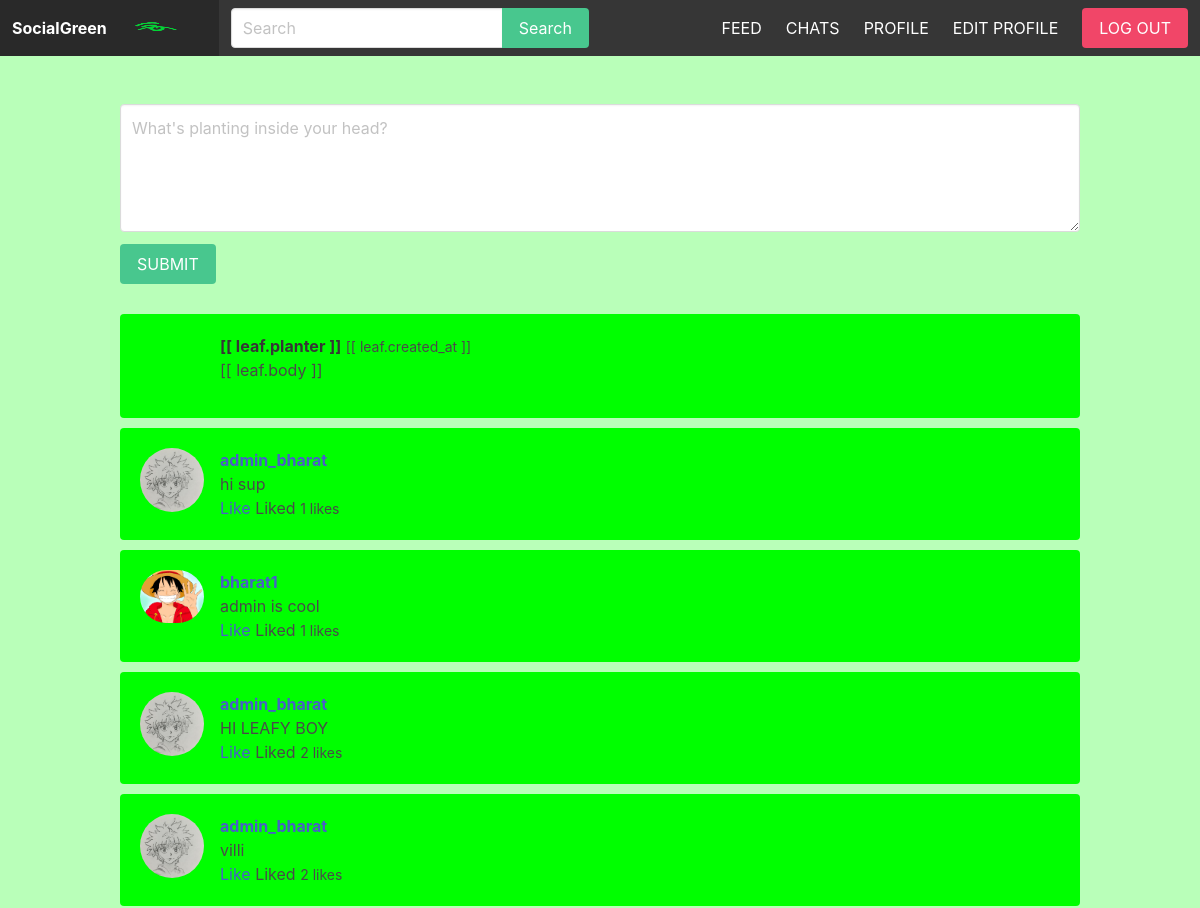
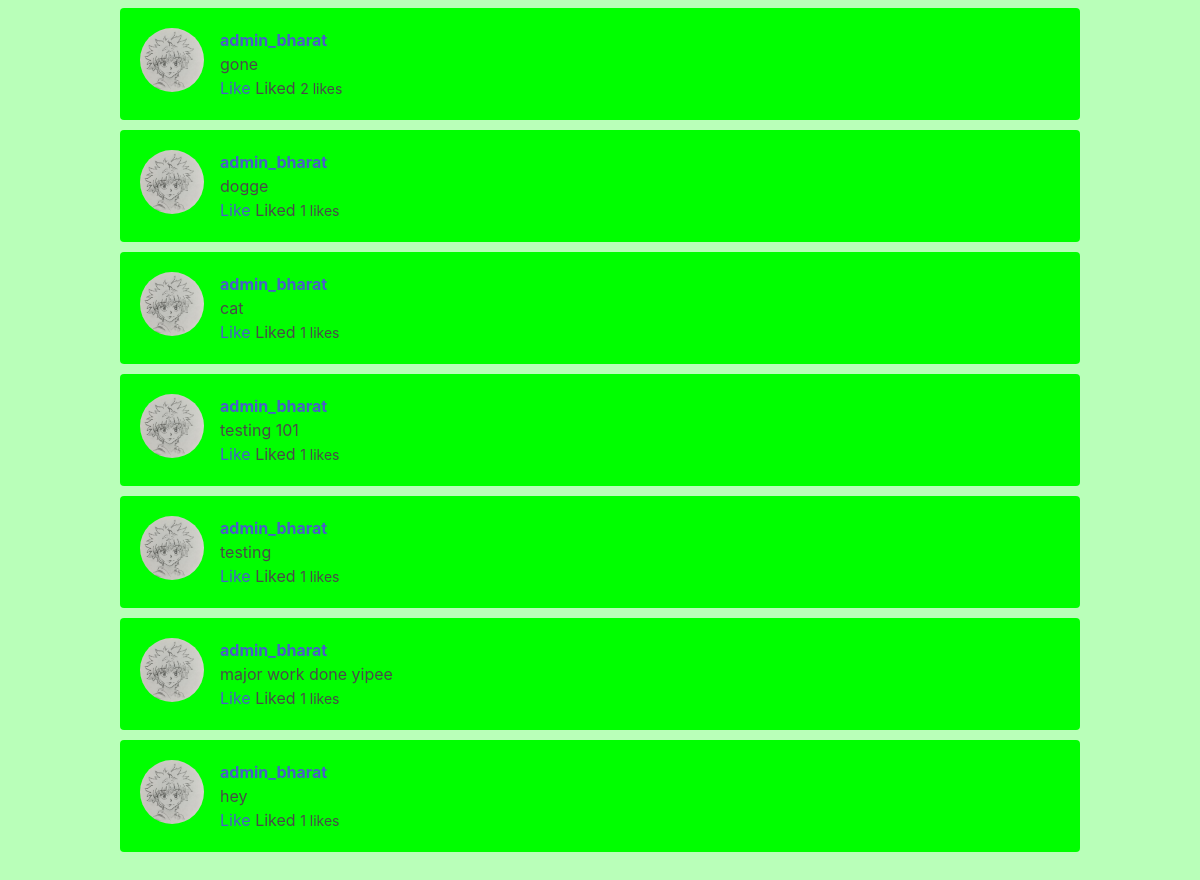
/feed/ (signed in), run on the app's committed database (2 pictures, top to bottom).
### apps/feed/models.py (models this page shows)
class Leaf(models.Model):
    body = models.CharField(max_length=250)
    created_by = models.ForeignKey(
        User, related_name='leafs', on_delete=models.CASCADE)
    created_at = models.DateTimeField(auto_now_add=True)
    class Meta:
        ordering = ('-created_at', )

### apps/socialgreenprofile/models.py (models this page shows)
class SocialgreenProfile(models.Model):
    user = models.OneToOneField(User, on_delete=models.CASCADE)
    follows = models.ManyToManyField(
        'self', related_name='followed_by', symmetrical=False)
    avatar = models.ImageField(upload_to='uploads/', blank=True, null=True)

### apps/feed/views.py (the view)
# urls.py: path('feed/', feed, name='feed'),
@login_required
def feed(request):
    userids = [request.user.id]
    for planter in request.user.socialgreenprofile.follows.all():
        userids.append(planter.user.id)
    leafs = Leaf.objects.filter(created_by_id__in=userids)
    for leaf in leafs:
        likes = leaf.likes.filter(created_by_id=request.user.id)
        if likes.count() > 0:
            leaf.liked = True
        else:
            leaf.liked = False
    return render(request, 'feed/feed.html', {'leafs': leafs})

### apps/feed/templates/feed/feed.html (shortened to what this page needs)
{% extends 'core/base.html' %}
{% load humanize %}
{% block content %}
<div class="container" id="feedapp">
    <div class="columns">
        <div class="column is-12">
            <div class="wrapper-form">
                <form v-on:submit.prevent="submitLeaf()">
                    <div class="field">
                        <div class="control">
                            <textarea class="textarea" v-model="body"
                                placeholder="What's planting inside your head?"></textarea>
                        </div>
                    </div>
                    <div class="field">
                        <div class="control">
                            <button class="button is-success">SUBMIT</button>
                        </div>
                    </div>
                </form>
            </div>
            <div class="wrapper-leafs">
                <div class="leaf" v-for="leaf in leafs">
                    <article class="media">
                        <figure class="media-left">
                            <p class="image is-64x64">
                            </p>
                        </figure>
                        <div class="media-content">
                            <div class="content">
                                <p>
                                    <strong>[[ leaf.planter ]]</strong>
                                    <small>[[ leaf.created_at ]]</small>
                                    <br>
                                    [[ leaf.body ]]
                                </p>
                            </div>
                        </div>
                    </article>
                </div>
                {% for leaf in leafs %}
                <div class="leaf">
                    <article class="media">
                        <figure class="media-left">
                            <p class="image is-64x64">
                                {% if leaf.created_by.socialgreenprofile.avatar %}
                                <img class="is-rounded" src="{{ leaf.created_by.socialgreenprofile.avatar.url }}">
                                {% endif %}
                            </p>
                        </figure>
                        <div class="media-content">
                            <div class="content">
                                <p>
                                    <strong><a href="{% url 'socialgreenprofile' leaf.created_by.username %}">{{leaf.created_by.username }}</a></strong>
                                    <br>
                                    {{ leaf.body }}
                                    <br>
                                    <a @click="likeLeaf({{ leaf.id}})" v-if="!liked_leafs.includes({{ leaf.id }})">Like</a>
                                    <span v-if="liked_leafs.includes({{ leaf.id }})">Liked</span>
                                    <small id="likes-{{ leaf.id }}">{{ leaf.likes.count }} likes</small>
                                </p>
                            </div>
                        </div>
                    </article>
                </div>
                {% endfor %}
            </div>
        </div>
    </div>
</div>
{% endblock %}

### static/css/main.css (style rules this page uses)
body { background: rgb(185, 255, 185); }
.wrapper-leafs { margin-top: 30px; }
.wrapper-leafs .leaf { margin-bottom: 10px; padding: 20px; border-radius: 4px; background: rgb(0, 255, 0); }

### data on the page
Leaf: created_by.socialgreenprofile.avatar (picture), created_by.username "admin_bharat", body "hi sup", likes.count "1"
Leaf: created_by.socialgreenprofile.avatar (picture), created_by.username "bharat1", body "admin is cool", likes.count "1"
Leaf: created_by.socialgreenprofile.avatar (picture), created_by.username "admin_bharat", body "HI LEAFY BOY", likes.count "2"
Leaf: created_by.socialgreenprofile.avatar (picture), created_by.username "admin_bharat", body "villi", likes.count "2"
Leaf: created_by.socialgreenprofile.avatar (picture), created_by.username "admin_bharat", body "gone", likes.count "2"
Leaf: created_by.socialgreenprofile.avatar (picture), created_by.username "admin_bharat", body "dogge", likes.count "1"
Leaf: created_by.socialgreenprofile.avatar (picture), created_by.username "admin_bharat", body "cat", likes.count "1"
Leaf: created_by.socialgreenprofile.avatar (picture), created_by.username "admin_bharat", body "testing 101", likes.count "1"
Leaf: created_by.socialgreenprofile.avatar (picture), created_by.username "admin_bharat", body "testing", likes.count "1"
Leaf: created_by.socialgreenprofile.avatar (picture), created_by.username "admin_bharat", body "major work done yipee", likes.count "1"
Leaf: created_by.socialgreenprofile.avatar (picture), created_by.username "admin_bharat", body "hey", likes.count "1"
